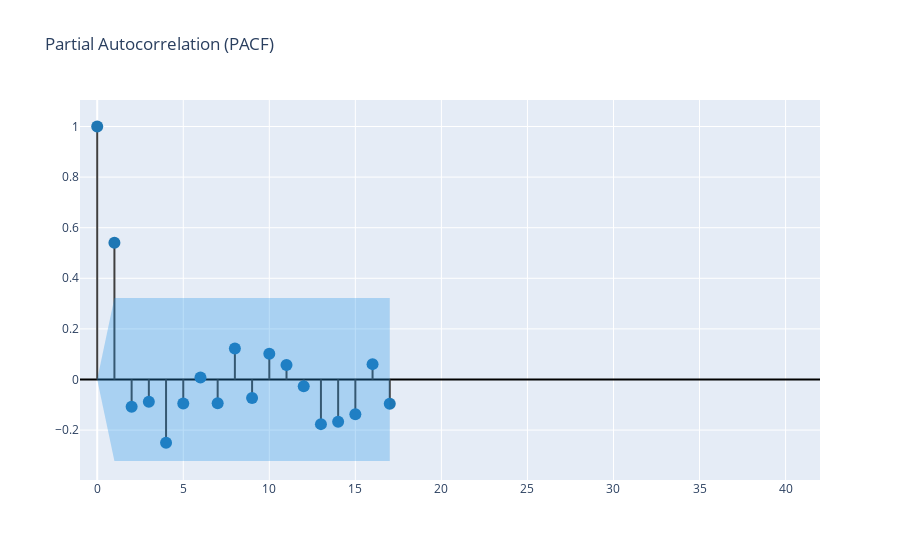

Notebook cell for this chart:
### Code cell
create_corr_plot(df_train['Cost_PwrTransform'], plot_pacf=True)
# create_corr_plot(df_sys_M["Cost"][dict_train.get(LABEL):],plot_pacf=True)

### Figure 1 — Plotly figure (JSON) as saved in the notebook; plotly's stock layout.template omitted (floating-point values rounded to 4 significant figures)
{"data": [{"line": {"color": "#3f3f3f"}, "mode": "lines", "showlegend": false, "type": "scatter", "x": [0, 0], "y": [0, 1]}, {"line": {"color": "#3f3f3f"}, "mode": "lines", "showlegend": false, "type": "scatter", "x": [1, 1], "y": [0, 0.5401]}, {"line": {"color": "#3f3f3f"}, "mode": "lines", "showlegend": false, "type": "scatter", "x": [2, 2], "y": [0, -0.1077]}, {"line": {"color": "#3f3f3f"}, "mode": "lines", "showlegend": false, "type": "scatter", "x": [3, 3], "y": [0, -0.08767]}, {"line": {"color": "#3f3f3f"}, "mode": "lines", "showlegend": false, "type": "scatter", "x": [4, 4], "y": [0, -0.2503]}, {"line": {"color": "#3f3f3f"}, "mode": "lines", "showlegend": false, "type": "scatter", "x": [5, 5], "y": [0, -0.09538]}, {"line": {"color": "#3f3f3f"}, "mode": "lines", "showlegend": false, "type": "scatter", "x": [6, 6], "y": [0, 0.00786]}, {"line": {"color": "#3f3f3f"}, "mode": "lines", "showlegend": false, "type": "scatter", "x": [7, 7], "y": [0, -0.09435]}, {"line": {"color": "#3f3f3f"}, "mode": "lines", "showlegend": false, "type": "scatter", "x": [8, 8], "y": [0, 0.1221]}, {"line": {"color": "#3f3f3f"}, "mode": "lines", "showlegend": false, "type": "scatter", "x": [9, 9], "y": [0, -0.07313]}, {"line": {"color": "#3f3f3f"}, "mode": "lines", "showlegend": false, "type": "scatter", "x": [10, 10], "y": [0, 0.1022]}, {"line": {"color": "#3f3f3f"}, "mode": "lines", "showlegend": false, "type": "scatter", "x": [11, 11], "y": [0, 0.05755]}, {"line": {"color": "#3f3f3f"}, "mode": "lines", "showlegend": false, "type": "scatter", "x": [12, 12], "y": [0, -0.02653]}, {"line": {"color": "#3f3f3f"}, "mode": "lines", "showlegend": false, "type": "scatter", "x": [13, 13], "y": [0, -0.1765]}, {"line": {"color": "#3f3f3f"}, "mode": "lines", "showlegend": false, "type": "scatter", "x": [14, 14], "y": [0, -0.1669]}, {"line": {"color": "#3f3f3f"}, "mode": "lines", "showlegend": false, "type": "scatter", "x": [15, 15], "y": [0, -0.137]}, {"line": {"color": "#3f3f3f"}, "mode": "lines", "showlegend": false, "type": "scatter", "x": [16, 16], "y": [0, 0.06071]}, {"line": {"color": "#3f3f3f"}, "mode": "lines", "showlegend": false, "type": "scatter", "x": [17, 17], "y": [0, -0.09586]}, {"marker": {"color": "#1f77b4", "size": 12}, "mode": "markers", "showlegend": false, "type": "scatter", "x": [0, 1, 2, 3, 4, 5, 6, 7, 8, 9, 10, 11, 12, 13, 14, 15, 16, 17], "y": [1, 0.5401, -0.1077, -0.08767, -0.2503, -0.09538, 0.00786, -0.09435, 0.1221, -0.07313, 0.1022, 0.05755, -0.02653, -0.1765, -0.1669, -0.137, 0.06071, -0.09586]}, {"line": {"color": "rgba(255,255,255,0)"}, "mode": "lines", "showlegend": false, "type": "scatter", "x": [0, 1, 2, 3, 4, 5, 6, 7, 8, 9, 10, 11, 12, 13, 14, 15, 16, 17], "y": [0, 0.3222, 0.3222, 0.3222, 0.3222, 0.3222, 0.3222, 0.3222, 0.3222, 0.3222, 0.3222, 0.3222, 0.3222, 0.3222, 0.3222, 0.3222, 0.3222, 0.3222]}, {"fill": "tonexty", "fillcolor": "rgba(32, 146, 230,0.3)", "line": {"color": "rgba(255,255,255,0)"}, "mode": "lines", "showlegend": false, "type": "scatter", "x": [0, 1, 2, 3, 4, 5, 6, 7, 8, 9, 10, 11, 12, 13, 14, 15, 16, 17], "y": [0, -0.3222, -0.3222, -0.3222, -0.3222, -0.3222, -0.3222, -0.3222, -0.3222, -0.3222, -0.3222, -0.3222, -0.3222, -0.3222, -0.3222, -0.3222, -0.3222, -0.3222]}], "layout": {"title": {"text": "Partial Autocorrelation (PACF)"}, "xaxis": {"range": [-1, 42]}, "yaxis": {"zerolinecolor": "#000000"}}}
